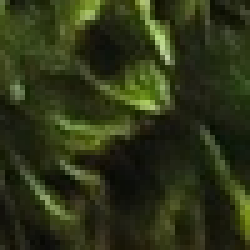
#> input picture input/base_pic.tif, 50 x 50 px (shown 5 times larger); its folder holds 4 pictures in this run
$ python main.py   (older library calls are emulated)
#> lines starting #> are read from the running program, lines starting #| are printed output that depends on the picture; long printed decimals are rounded
### classes.py
__author__ = 'RicardoIlla'

from functions import *
import glob, time
from deblur import *


class SRStep:
    def __init__(self, input_path, output_path):
        self.input_path = input_path
        self.output_path = output_path


class Filter(SRStep):
    def __init__(self, input_path, output_path):
        SRStep.__init__(self, input_path, output_path)

    def run(self):
        filenames = glob.glob(self.input_path)
        filenames.sort()
        # Upload all images
        raw_images = [cv2.imread(img) for img in filenames]
        sharps = []
        for x in range(len(raw_images)):
            value = variance_of_laplacian(raw_images[x])
            print('File {} has blur:{}'.format(filenames[x], value))
            sharps.append(value)

        mean = np.mean(sharps)
        print('Mean: ', mean)
        for x in range(len(raw_images)):
            if sharps[x] - mean < 0:
                print('Discard: {}'.format(filenames[x]))
            else:
                im = cv2.imread(filenames[x])
                print('Saving filtered as {}'.format(self.output_path + filenames[x][6:]))
                cv2.imwrite(self.output_path + filenames[x][6:], im)


class NLMDenoise(SRStep):
    def __init__(self, input_path, output_path):
        SRStep.__init__(self, input_path, output_path)
        self.PATCH_SIZE = 7
        self.PATCH_DISTANCE = 9
        self.H = 0.08
        self.MULTICHANNEL = True
        self.FAST_MODE = True

    def run(self):
        filenames = glob.glob(self.input_path)
        filenames.sort()
        # Upload all images
        images = [cv2.imread(img) for img in filenames]

        for x in range(len(images)):
            denoise = denoise_nl_means(images[x], self.PATCH_SIZE, self.PATCH_DISTANCE, self.H, multichannel=self.MULTICHANNEL)
            cv2.imwrite(self.output_path + str(x) + '.tif', denoise)


class Upsample(SRStep):
    def __init__(self, input_path, output_path):
        SRStep.__init__(self, input_path, output_path)

    def run(self):
        filenames = glob.glob(self.input_path)
        filenames.sort()
        # Upload all images
        images = [cv2.imread(img) for img in filenames]
        for x in range(len(images)):
            new_img = bicubic_upsample(images[x], ratio=2)
            cv2.imwrite(self.output_path + str(x) + '.tif', new_img)
            print('New image upsampled:')
            print(new_img.shape[:2])


class Align(SRStep):
    def __init__(self, input_path, output_path):
        SRStep.__init__(self, input_path, output_path)

    def run(self):
        # Upload all upsampled images
        filenames = glob.glob(self.input_path)
        filenames.sort()
        data = [cv2.imread(img) for img in filenames]
        cv2.imwrite(self.output_path+'0.tif', data[0])
        print('Saving aligned as {}'.format(self.output_path+'0.tif'))
        result = data[0]
        for x in range(1, len(data) - 1):
            result = Perspective_warping(result, data[x])
            print('Saving aligned as {}'.format(self.output_path + str(x) + '.tif'))
            cv2.imwrite(self.output_path + str(x) + '.tif', result)


class Merge(SRStep):
    def __init__(self, input_path, output_path):
        SRStep.__init__(self, input_path, output_path)

    # [15 lines left out: function run, not called in this run]


class Deblur(SRStep):
    def __init__(self, input_path, output_path):
        SRStep.__init__(self, input_path, output_path)

    # [4 lines left out: function run, not called in this run]

### functions.py
import cv2
import numpy as np
import math
import sys
import matplotlib.pyplot as plt
from skimage.restoration import denoise_nl_means, estimate_sigma


#######################################
# Functions                           #
#######################################

def variance_of_laplacian(image):
    # compute the Laplacian of the image and then return the focus
    # measure, which is simply the variance of the Laplacian
    return cv2.Laplacian(image, cv2.CV_64F).var()


# Interpolation kernel
# [171 lines left out: functions u, padding, get_progressbar_str, bicubic, bicubic_upsample, feature_matching and 2 more, not called in this run]

### main.py
__author__ = 'RicardoIlla'

from classes import *

dirNames = ['data/aligned', 'data/denoised','data/filtered', 'data/upsampled', 'data/results', 'input']

for dir in dirNames:
    # Create target directory & all intermediate directories if don't exists
    if not os.path.exists(dir):
        os.makedirs(dir)
        print("Directory ", dir,  " Created ")
    else:
        print("Directory ", dir,  " already exists")


print('############################################################')
print('Please put your data (multiple frames) into "input" directory.\nUse .tif extension and 24 bits depth images.\n'
      'To run again: Delete the complete "data" folder and place another dataset into "input" folder.')
print('############################################################')


step1 = Filter('input/*.tif', 'data/filtered/')   # Calcula la presencia de blur, calcula la media y elimina las imágenes por debajo de la media
step2 = NLMDenoise('data/filtered/*.tif', 'data/denoised/')  # Reduce el ruido
step3 = Upsample('data/denoised/*.tif', 'data/upsampled/')  # Upsampling bicubico (Está con factor = 2 pero se puede cambiar)
step4 = Align('data/upsampled/*.tif', 'data/aligned/')  # Aalineación basada en características, utilizando opencv
step5 = Merge('data/aligned/*.tif', 'data/results/mean_fusion.tif') # Suma media de pixeles
step6 = Deblur('data/results', 'super_resolution.tif') # Algoritmo de deblur, (Está con 30 iteraciones por defecto pero se pueden cambiar).

step_list = ['Complete Run', 'Only Filter', 'Only NLM Denoise', 'Only Upsampling', 'Only Alignment', 'Only Merge', 'Only Deblur', 'Run without Filtering']

while True:
    for x in range(len(step_list)):
        print('{} - {}'.format(x + 1, step_list[x]))
    try:
        var = int(input("\nEnter the selected step to execute (or 0 to exit)=>"))
#> the answer given: 1
        if var == 0:
            print("Finishing...")
            # text_file.close()
            break
        elif var == 1:
            step1.run()
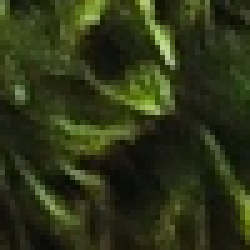
#> input picture input/sub_pic1.tif, 50 x 50 px (shown 5 times larger)
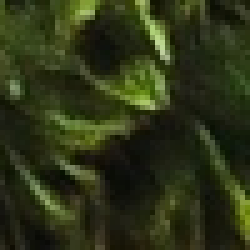
#> input picture input/sub_pic2.tif, 50 x 50 px (shown 5 times larger)
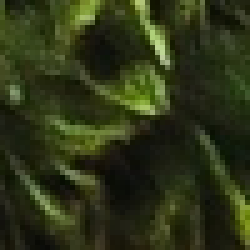
#> input picture input/sub_pic3.tif, 50 x 50 px (shown 5 times larger)
#> in run, `raw_images = [cv2.imread(img) for img in filenames]`: raw_images = 4 items
#> the loop in run, `for x in range(len(raw_images)):` made 4 passes
#> value on passes 1 to 4: 1580.6, 1588.6, 1575, 1622.5
#| File input/base_pic.tif has blur:1580.599
#| File input/sub_pic1.tif has blur:1588.612
#| File input/sub_pic2.tif has blur:1575.024
#| File input/sub_pic3.tif has blur:1622.545
#> after the loop in run, `for x in range(len(raw_images)):`: sharps = [1580.6, 1588.6, 1575, 1622.5]
#> in run, `mean = np.mean(sharps)`: mean = 1591.7
#| Mean:  1591.695
#| Discard: input/base_pic.tif
            step2.run()
            step3.run()
#> (the run stopped early here; a loop or call above may not have finished)
